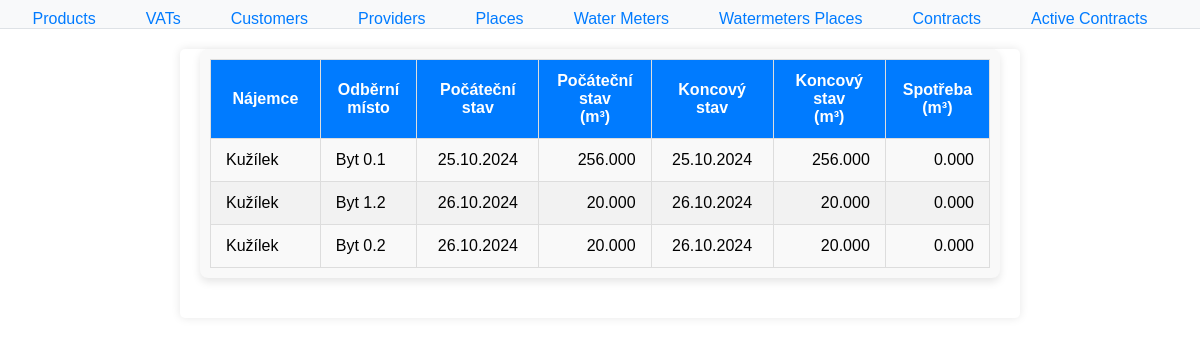
Page /water/contracts/active/ on the committed database.
### water/models.py (models this page shows, shortened)
class Contract(models.Model):
    contract_id = models.AutoField(primary_key=True)
    customer = models.ForeignKey(Customer, on_delete=PROTECT)  # Prevent deletion of a customer if it's connected to a contract
    watermeters_places = models.ForeignKey(WatermetersPlaces, on_delete=PROTECT)  # Prevent deletion of a watermeter if it's connected to a contract
    provider = models.ForeignKey('Provider', on_delete=PROTECT, null=True, blank=True) # Add ForeignKey to Provider
    contract_start_day = models.DateTimeField()
    contract_end_day = models.DateTimeField(blank=True, null=True)
    class Meta:
        db_table = 'Contracts'  # Specify the existing table name

class Customer(models.Model):
    customer_id = models.AutoField(primary_key=True)
    first_name = models.CharField(max_length=100)
    family_name = models.CharField(max_length=100)
    street = models.CharField(max_length=100)
    street_no = models.CharField(max_length=10)
    city = models.CharField(max_length=100)
    zip = models.CharField(max_length=20)
    email = models.EmailField(unique=True)  # Ensure email is unique
    phone = models.CharField(max_length=20)
    class Meta:
        db_table = 'Customers'  # Specify the existing table name

class WatermetersPlaces(models.Model):
    watermeters_places_id = models.AutoField(primary_key=True)
    watermeter = models.OneToOneField(Watermeter, on_delete=models.CASCADE)  # One-to-One relationship
    place = models.OneToOneField(Place, on_delete=models.CASCADE)
    class Meta:
        db_table = 'Watermeters_Places'  # Specify the existing table name
        unique_together = (('watermeter', 'place'),)  # Ensure the Watermeter-Place combination is unique

class Place(models.Model):
    place_id = models.AutoField(primary_key=True)
    place_name = models.CharField(max_length=100)
    street = models.CharField(max_length=100)
    street_no = models.CharField(max_length=10)
    city = models.CharField(max_length=100)
    class Meta:
        db_table = 'Places'

class WaterConsumption(models.Model):
    water_consumption_id = models.AutoField(primary_key=True)
    contract = models.ForeignKey(Contract, on_delete=models.CASCADE)  # ForeignKey to Contract
    reading_datetime = models.DateTimeField()
    reading_value = models.FloatField()
    flag = models.CharField(max_length=10, choices=[('start', 'start'), ('end', 'end'), ('pending', 'pending')])
    class Meta:
        db_table = 'Water_Consumptions'  # Specify the existing table name
        unique_together = (('contract', 'reading_datetime'),)  # Ensure unique combination of contract and reading_datetime

### water/views.py (the view)
# urls.py: path('contracts/active/', views.active_contracts, name='contracts_active_list'),
def active_contracts(request):
    contracts = Contract.objects.filter(contract_end_day__isnull=True).select_related('customer', 'watermeters_places')
    data = []
    for contract in contracts:
        start_detail = contract.waterconsumption_set.filter(flag='start').first()
        pending_detail = contract.waterconsumption_set.filter(flag='pending').first()
        if start_detail and pending_detail:
            if start_detail.reading_value == pending_detail.reading_value:
                difference = 0
            else:
                difference = pending_detail.reading_value - start_detail.reading_value
        else:
            difference = None
        data.append({
            'contract': contract,
            'start_detail': start_detail,
            'pending_detail': pending_detail,
            'difference': difference
        })
    return render(request, 'water/contracts_active_list.html', {
        'contracts': data
    })

### water/templates/water/contracts_active_list.html (shortened to what this page needs)
{% extends "water/base.html" %}
{% block content %}
<div class="table-container">
    <table style="width: 100%; border-collapse: collapse;">
        <thead>
            <tr>
                <th class="narrow-column">Nájemce</th>
                <th class="narrow-column">Odběrní místo</th>
                <th class="narrow-column">Počáteční stav</th>
                <th class="narrow-column">Počáteční stav <br>(m³)</th>
                <th class="narrow-column">Koncový stav</th>
                <th class="narrow-column">Koncový stav <br>(m³)</th>
                <th class="narrow-column">Spotřeba <br>(m³)</th>
            </tr>
        </thead>
        <tbody>
            {% for entry in contracts %}
            <tr>
                <td class="align-left">{{ entry.contract.customer.family_name }}</td>
                <td class="align-left">{{ entry.contract.watermeters_places.place.place_name }}</td>
                <td style="text-align: center;">{{ entry.start_detail.reading_datetime|date:"d.m.Y" }}</td>
                <td class="align-right">{{ entry.start_detail.reading_value|floatformat:3 }}</td>
                <td style="text-align: center;">{{ entry.pending_detail.reading_datetime|date:"d.m.Y" }}</td>
                <td class="align-right">{{ entry.pending_detail.reading_value|floatformat:3 }}</td>
                <td class="align-right">
                    {% if entry.difference is not None %}
                        {{ entry.difference|floatformat:3 }}
                    {% else %}
                        0.000
                    {% endif %}
                </td>
            </tr>
            {% endfor %}
        </tbody>
    </table>
</div>
{% endblock %}

### water/static/styles.css (style rules this page uses)
body { font-family: Arial, sans-serif; margin: 0; padding: 0; }

### water/templates/water/contracts_active_list.html (style rules this page uses)
.table-container { max-width: 1200px; margin: 20px auto; padding: 10px; border-radius: 8px; background-color: #f9f9f9; box-shadow: 0 4px 8px rgba(0, 0, 0, 0.1); }
table { width: 100%; border-collapse: collapse; font-family: Arial, sans-serif; }
th, td { padding: 12px 15px; border: 1px solid #ddd; }
th { background-color: #007BFF; color: white; font-weight: bold; text-align: center; white-space: normal; word-wrap: break-word; }
.align-right { text-align: right; }
.align-left { text-align: left; }
.narrow-column { width: 100px; word-break: break-word; text-align: center; }
tr:nth-child(even) { background-color: #f2f2f2; }

### rows in the picture
Contract: contract.customer.family_name "Kužílek", contract.watermeters_places.place.place_name "Byt 0.1", start_detail.reading_datetime "25.10.2024", start_detail.reading_value "256.000", pending_detail.reading_datetime "25.10.2024", pending_detail.reading_value "256.000", difference "0.000"
Contract: contract.customer.family_name "Kužílek", contract.watermeters_places.place.place_name "Byt 1.2", start_detail.reading_datetime "26.10.2024", start_detail.reading_value "20.000", pending_detail.reading_datetime "26.10.2024", pending_detail.reading_value "20.000", difference "0.000"
Contract: contract.customer.family_name "Kužílek", contract.watermeters_places.place.place_name "Byt 0.2", start_detail.reading_datetime "26.10.2024", start_detail.reading_value "20.000", pending_detail.reading_datetime "26.10.2024", pending_detail.reading_value "20.000", difference "0.000"
